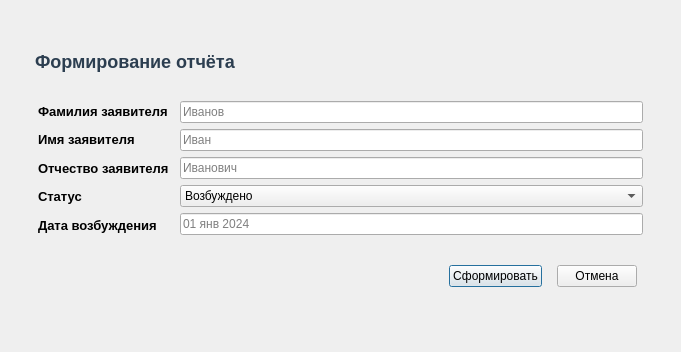
<?xml version="1.0" encoding="UTF-8"?>
<ui version="4.0">
 <class>FilterDialog</class>
 <widget class="QDialog" name="FilterDialog">
  <property name="geometry">
   <rect>
    <x>0</x>
    <y>0</y>
    <width>681</width>
    <height>352</height>
   </rect>
  </property>
  <property name="sizePolicy">
   <sizepolicy hsizetype="Preferred" vsizetype="Fixed">
    <horstretch>0</horstretch>
    <verstretch>0</verstretch>
   </sizepolicy>
  </property>
  <property name="minimumSize">
   <size>
    <width>0</width>
    <height>352</height>
   </size>
  </property>
  <property name="maximumSize">
   <size>
    <width>16777215</width>
    <height>352</height>
   </size>
  </property>
  <property name="windowTitle">
   <string>Dialog</string>
  </property>
  <layout class="QVBoxLayout" name="verticalLayout_5">
   <item>
    <widget class="QFrame" name="frame">
     <property name="sizePolicy">
      <sizepolicy hsizetype="Preferred" vsizetype="Fixed">
       <horstretch>0</horstretch>
       <verstretch>0</verstretch>
      </sizepolicy>
     </property>
     <layout class="QVBoxLayout" name="verticalLayout_4">
      <item>
       <widget class="QLabel" name="label_6">
        <property name="sizePolicy">
         <sizepolicy hsizetype="Preferred" vsizetype="Fixed">
          <horstretch>0</horstretch>
          <verstretch>0</verstretch>
         </sizepolicy>
        </property>
        <property name="styleSheet">
         <string notr="true">QLabel {
    font-size: 18px;
    font-weight: bold;
    color: #2c3e50;
    padding-left: 10px;   /* Отступ слева от края окна */
    padding-top: 10px;    /* Отступ сверху от Toolbar */
    padding-bottom: 5px;  /* Отступ снизу до таблицы */
}</string>
        </property>
        <property name="text">
         <string>Формирование отчёта</string>
        </property>
       </widget>
      </item>
      <item>
       <widget class="QFrame" name="frame">
        <property name="sizePolicy">
         <sizepolicy hsizetype="Preferred" vsizetype="Fixed">
          <horstretch>0</horstretch>
          <verstretch>0</verstretch>
         </sizepolicy>
        </property>
        <layout class="QVBoxLayout" name="verticalLayout_2">
         <item>
          <widget class="QFrame" name="frame">
           <property name="sizePolicy">
            <sizepolicy hsizetype="Preferred" vsizetype="Fixed">
             <horstretch>0</horstretch>
             <verstretch>0</verstretch>
            </sizepolicy>
           </property>
           <layout class="QHBoxLayout" name="horizontalLayout">
            <item>
             <layout class="QVBoxLayout" name="verticalLayout_3">
              <property name="spacing">
               <number>9</number>
              </property>
              <property name="rightMargin">
               <number>5</number>
              </property>
              <item>
               <widget class="QLabel" name="label_2">
                <property name="font">
                 <font>
                  <pointsize>10</pointsize>
                  <bold>true</bold>
                 </font>
                </property>
                <property name="text">
                 <string>Фамилия заявителя</string>
                </property>
               </widget>
              </item>
              <item>
               <widget class="QLabel" name="label_3">
                <property name="font">
                 <font>
                  <pointsize>10</pointsize>
                  <bold>true</bold>
                 </font>
                </property>
                <property name="text">
                 <string>Имя заявителя</string>
                </property>
               </widget>
              </item>
              <item>
               <widget class="QLabel" name="label_4">
                <property name="font">
                 <font>
                  <pointsize>10</pointsize>
                  <bold>true</bold>
                 </font>
                </property>
                <property name="text">
                 <string>Отчество заявителя</string>
                </property>
               </widget>
              </item>
              <item>
               <widget class="QLabel" name="label_5">
                <property name="font">
                 <font>
                  <pointsize>10</pointsize>
                  <bold>true</bold>
                 </font>
                </property>
                <property name="text">
                 <string>Статус</string>
                </property>
               </widget>
              </item>
              <item>
               <widget class="QLabel" name="label_7">
                <property name="font">
                 <font>
                  <pointsize>10</pointsize>
                  <bold>true</bold>
                 </font>
                </property>
                <property name="text">
                 <string>Дата возбуждения</string>
                </property>
               </widget>
              </item>
             </layout>
            </item>
            <item>
             <layout class="QVBoxLayout" name="verticalLayout">
              <item>
               <widget class="QLineEdit" name="SurnameApplicantEditLine">
                <property name="styleSheet">
                 <string notr="true">QLineEdit {
    color: #000000; /* Цвет обычного текста */
}
QLineEdit[text=&quot;&quot;] {
    /* Альтернативный хак для старых версий, если не работает палитра */
}
/* Для новых версий Qt */
QLineEdit::placeholder {
    color: #888888; /* Сделайте его явно серым/видимым */
}</string>
                </property>
                <property name="text">
                 <string/>
                </property>
                <property name="maxLength">
                 <number>50</number>
                </property>
                <property name="placeholderText">
                 <string comment="1-1000" extracomment="1-1000">Иванов</string>
                </property>
               </widget>
              </item>
              <item>
               <widget class="QLineEdit" name="NameApplicantEditLine">
                <property name="styleSheet">
                 <string notr="true">QLineEdit {
    color: #000000; /* Цвет обычного текста */
}
QLineEdit[text=&quot;&quot;] {
    /* Альтернативный хак для старых версий, если не работает палитра */
}
/* Для новых версий Qt */
QLineEdit::placeholder {
    color: #888888; /* Сделайте его явно серым/видимым */
}</string>
                </property>
                <property name="text">
                 <string/>
                </property>
                <property name="maxLength">
                 <number>50</number>
                </property>
                <property name="placeholderText">
                 <string comment="Иванов">Иван</string>
                </property>
                <property name="clearButtonEnabled">
                 <bool>false</bool>
                </property>
               </widget>
              </item>
              <item>
               <widget class="QLineEdit" name="PatronymicApplicantEditLine">
                <property name="styleSheet">
                 <string notr="true">QLineEdit {
    color: #000000; /* Цвет обычного текста */
}
QLineEdit[text=&quot;&quot;] {
    /* Альтернативный хак для старых версий, если не работает палитра */
}
/* Для новых версий Qt */
QLineEdit::placeholder {
    color: #888888; /* Сделайте его явно серым/видимым */
}</string>
                </property>
                <property name="text">
                 <string/>
                </property>
                <property name="maxLength">
                 <number>50</number>
                </property>
                <property name="placeholderText">
                 <string comment="Иван">Иванович</string>
                </property>
               </widget>
              </item>
              <item>
               <widget class="QComboBox" name="StatusBox">
                <item>
                 <property name="text">
                  <string>Возбуждено</string>
                 </property>
                </item>
                <item>
                 <property name="text">
                  <string>Приостановлено</string>
                 </property>
                </item>
                <item>
                 <property name="text">
                  <string>На рассмотрении</string>
                 </property>
                </item>
                <item>
                 <property name="text">
                  <string>Закрыто</string>
                 </property>
                </item>
               </widget>
              </item>
              <item>
               <widget class="QLineEdit" name="DateEditLine">
                <property name="styleSheet">
                 <string notr="true">QLineEdit {
    color: #000000; /* Цвет обычного текста */
}
QLineEdit[text=&quot;&quot;] {
    /* Альтернативный хак для старых версий, если не работает палитра */
}
/* Для новых версий Qt */
QLineEdit::placeholder {
    color: #888888; /* Сделайте его явно серым/видимым */
}</string>
                </property>
                <property name="maxLength">
                 <number>11</number>
                </property>
                <property name="placeholderText">
                 <string>01 янв 2024</string>
                </property>
               </widget>
              </item>
             </layout>
            </item>
           </layout>
          </widget>
         </item>
         <item>
          <widget class="QFrame" name="frame">
           <property name="sizePolicy">
            <sizepolicy hsizetype="Preferred" vsizetype="Fixed">
             <horstretch>0</horstretch>
             <verstretch>0</verstretch>
            </sizepolicy>
           </property>
           <layout class="QHBoxLayout" name="horizontalLayout_5">
            <property name="spacing">
             <number>15</number>
            </property>
            <property name="leftMargin">
             <number>15</number>
            </property>
            <property name="topMargin">
             <number>15</number>
            </property>
            <property name="rightMargin">
             <number>15</number>
            </property>
            <property name="bottomMargin">
             <number>15</number>
            </property>
            <item>
             <spacer name="horizontalSpacer">
              <property name="orientation">
               <enum>Qt::Orientation::Horizontal</enum>
              </property>
              <property name="sizeHint" stdset="0">
               <size>
                <width>40</width>
                <height>20</height>
               </size>
              </property>
             </spacer>
            </item>
            <item>
             <widget class="QPushButton" name="AddFilterButton">
              <property name="text">
               <string>Сформировать</string>
              </property>
             </widget>
            </item>
            <item>
             <widget class="QPushButton" name="CanelButton">
              <property name="text">
               <string>Отмена</string>
              </property>
             </widget>
            </item>
           </layout>
          </widget>
         </item>
        </layout>
       </widget>
      </item>
     </layout>
    </widget>
   </item>
  </layout>
 </widget>
 <resources/>
 <connections/>
</ui>
